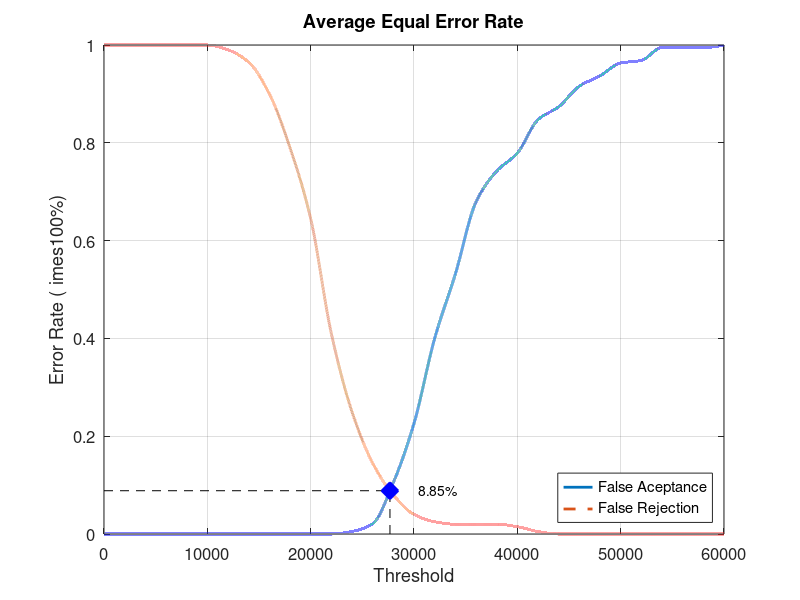
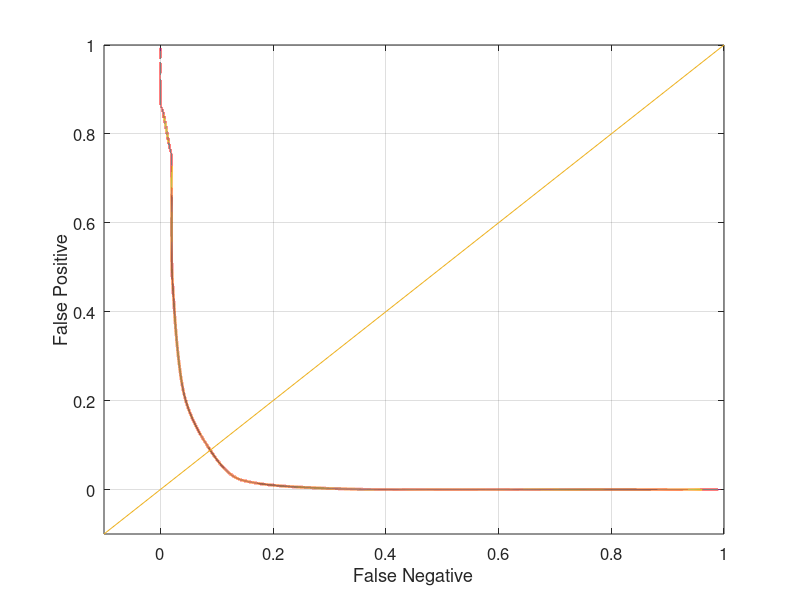

Reproduce these figures in MATLAB, in order.
close all;
clear;
clc;
x = 0:2000:60000;
xq = 0:0.5:60000;

y0 = [0 0 0 0 0 0 0 0 0 0 0 0 0.00526316 0.0210526 0.105263 0.226316 0.4 0.531579 0.678947 0.742105 0.778947 0.847368 0.873684 0.915789 0.936842 0.963158 0.968421 0.994737 0.994737 0.994737 1]
yy0 = interp1(x, y0, xq, 'pchip');
y1 = [1 1 1 1 1 1 0.99 0.965 0.9 0.79 0.645 0.41 0.25 0.145 0.08 0.04 0.025 0.02 0.02 0.02 0.015 0.005 0 0 0 0 0 0 0 0 0]
yy1 = interp1(x, y1, xq, 'pchip');

% Calculating EER: 
y2 = abs(y0 - y1);
find(y2 == min(y2))
yy2 = abs(yy0 - yy1);
xEER = find(yy2 == min(yy2));
xEERIndex = xq(xEER) % X-axis EER
yEER = yy0(xEER) % Y-axis EER

main = figure
plot(xq, yy0,'-','LineWidth', 2);	hold on
plot(xq, yy1,'--','LineWidth', 2);	hold on
plot([xEERIndex xEERIndex], [0 yEER], 'k--');	hold on
plot([0 xEERIndex], [yEER yEER], 'k--');	hold on
plot(xEERIndex, yEER, 'bx', 'LineWidth', 10);	hold on
text(xEERIndex + 10 * xEERIndex / 100, yEER, [num2str(round((10000 * yEER)) / 100) '%'])
legend('False Aceptance', 'False Rejection', 'Location', 'SouthEast')
xlabel('Threshold')
ylabel('Error Rate (	imes100%)')
title('Average Equal Error Rate')
set(gca, 'FontSize', 12)
axis([0 60000 0 1])
grid on

print(main, 'Database4_2Main', '-dpng');
FNRxFPR = figure('Color', [1 1 1]);
plot(yy1, yy0, '-', yy1, yy0, 'LineWidth', 2);
hold on
y = -0.1:0.1:1
plot(y, y); 
set(gca, 'FontSize', 12)
xlabel('False Negative')
ylabel('False Positive')
axis([-0.1 1 -0.1 1])
set(gca, 'FontSize', 12)
grid on

print(FNRxFPR, 'Database4_2FNRxFPR','-dpng');
